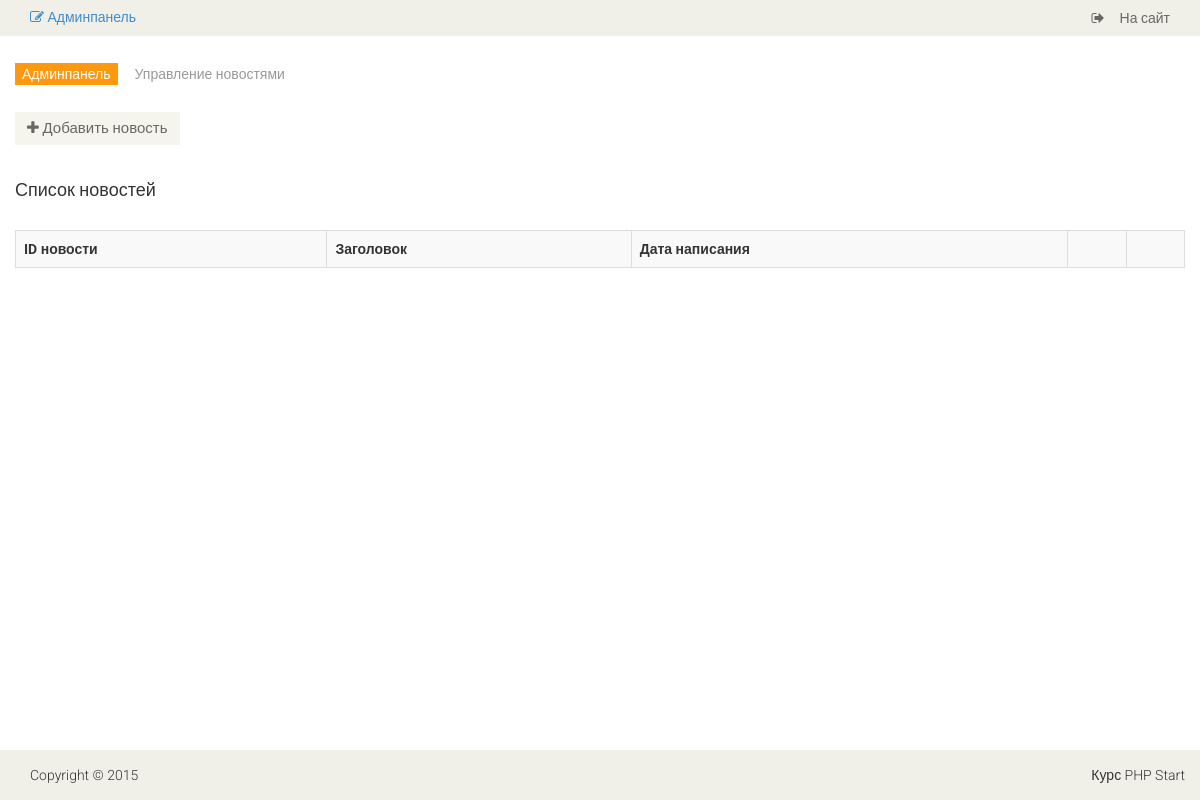
Page /admin/news (signed in) on the earlier database version.
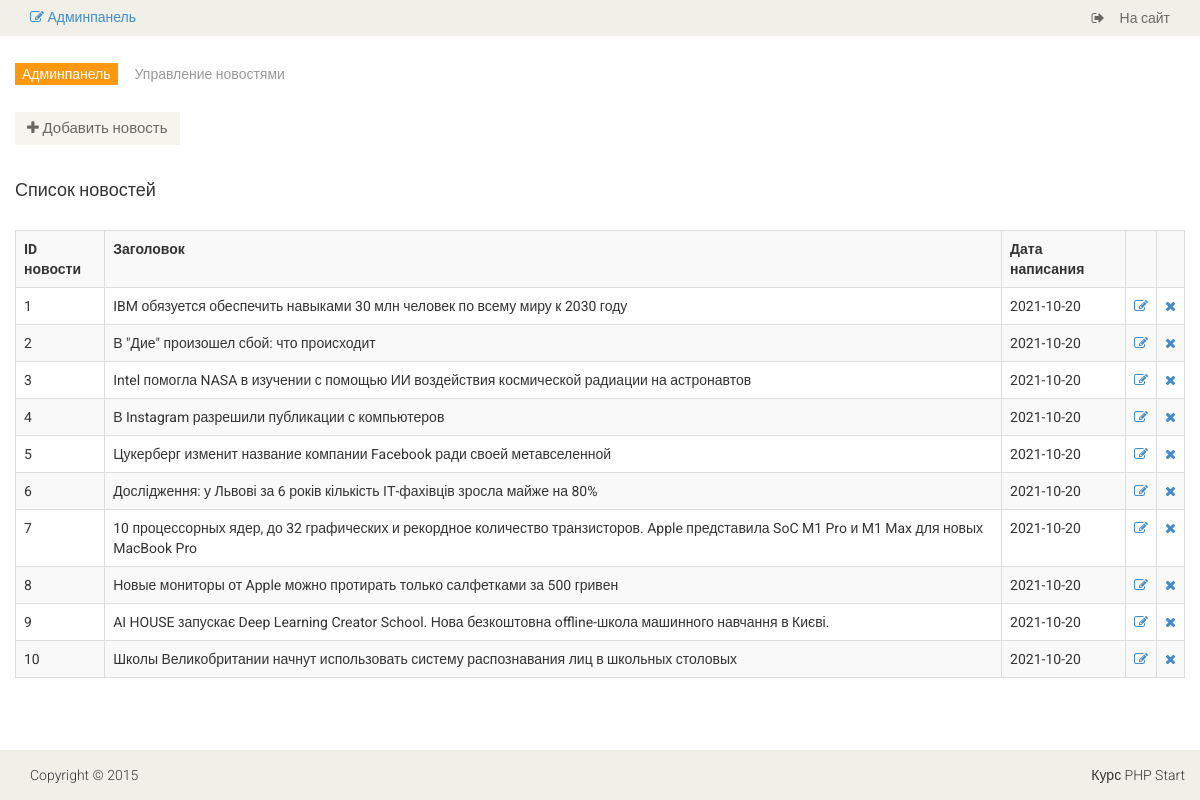
Same page on the later database version.
### tables this page shows
CREATE TABLE `news` (
  `id` int(11) NOT NULL,
  `title` varchar(255) DEFAULT NULL,
  `short_content` varchar(255) DEFAULT NULL,
  `img` text,
  `link` text,
  `content` text,
  `category_id` int(11) NOT NULL,
  `writing_date` date DEFAULT NULL,
  `is_new` int(11) NOT NULL,
  `is_recommended` int(11) NOT NULL,
  `status` int(3) DEFAULT NULL
);

### config/routes.php (called while the page is built)
<?php
return array(
    'product/([0-9]+)' => 'product/view/$1',
    'catalog' => 'catalog/index',
    'category/([0-9]+)/page-([0-9]+)' => 'catalog/category/$1/$2',
    'category/([0-9]+)' => 'catalog/category/$1',
    'cart/checkout' => 'cart/checkout',
    'cart/delete/([0-9]+)' => 'cart/delete/$1',
    'cart/add/([0-9]+)' => 'cart/add/$1',
    'cart/addAjax/([0-9]+)' => 'cart/addAjax/$1',
    'cart' => 'cart/index',
    'user/register' => 'user/register',
    'user/login' => 'user/login',
    'user/logout' => 'user/logout',
    'cabinet/edit' => 'cabinet/edit',
    'cabinet' => 'cabinet/index',
    'admin/product/create' => 'adminProduct/create',
    'admin/product/update/([0-9]+)' => 'adminProduct/update/$1',
    'admin/product/delete/([0-9]+)' => 'adminProduct/delete/$1',
    'admin/product' => 'adminProduct/index',
    'admin/category/create' => 'adminCategory/create',
    'admin/category/update/([0-9]+)' => 'adminCategory/update/$1',
    'admin/category/delete/([0-9]+)' => 'adminCategory/delete/$1',
    'admin/category' => 'adminCategory/index',
    'admin/order/update/([0-9]+)' => 'adminOrder/update/$1',
    'admin/order/delete/([0-9]+)' => 'adminOrder/delete/$1',
    'admin/order/view/([0-9]+)' => 'adminOrder/view/$1',
    'admin/order' => 'adminOrder/index',
    'admin/news/create' => 'adminNews/create',
    'admin/news/update/([0-9]+)' => 'adminNews/update/$1',
    'admin/news/delete/([0-9]+)' => 'adminNews/delete/$1',
    'admin/news' => 'adminNews/index',
    'admin' => 'admin/index',
    'contacts' => 'site/contact',
    'about' => 'site/about',
    'news/add/' => 'news/create',
    'news' => 'news/index',
    'parser' => 'parser/index',
    'index.php' => 'site/index',
    '' => 'site/index',
);

### controllers/AdminNewsController.php (called while the page is built, shortened)
<?php
class AdminNewsController extends AdminBase {
  public function actionIndex() {
      $newsList = News::getNewsList();
      require_once(ROOT . '/views/admin_news/index.php');
      return true;
  }
}

### index.php (called while the page is built, shortened)
<?php
$router = new Router();
$router->run();

### models/News.php (called while the page is built, shortened)
<?php
class News {
    public static function getNewsList($count = self::SHOW_BY_DEFAULT) {
        $db = Db::getConnection();
        $sql = 'SELECT id, title, writing_date  FROM news ORDER BY writing_date DESC LIMIT :count';
        $result = $db->prepare($sql);
        $result->bindParam(':count', $count, PDO::PARAM_INT);
        $result->setFetchMode(PDO::FETCH_ASSOC);
        $result->execute();
        $newsList = array();
        $i = 0;
        while($row = $result->fetch()) {
            $newsList[$i]['id'] = $row['id'];
            $newsList[$i]['title'] = $row['title'];
            $newsList[$i]['writing_date'] = $row['writing_date'];
            $i++;
        }
        return $newsList;
    }
}

### views/admin_news/index.php (the view)
<?php include ROOT . '/views/layouts/header_admin.php'; ?>
<section>
    <div class="container">
        <div class="row">
            <br/>
            <div class="breadcrumbs">
                <ol class="breadcrumb">
                    <li><a href="/admin">Админпанель</a></li>
                    <li class="active">Управление новостями</li>
                </ol>
            </div>
            <a href="/admin/news/create" class="btn btn-default back"><i class="fa fa-plus"></i> Добавить новость</a>
            <h4>Список новостей</h4>
            <br/>
            <table class="table-bordered table-striped table">
                <tr>
                    <th>ID новости</th>
                    <th>Заголовок</th>
                    <th>Дата написания</th>
                    <th></th>
                    <th></th>
                </tr>
                <?php foreach ($newsList as $news): ?>
                    <tr>
                        <td><?php echo $news['id']; ?></td>
                        <td><?php echo $news['title']; ?></td>
                        <td><?php echo $news['writing_date']; ?></td>
                        <td><a href="/admin/news/update/<?php echo $news['id']; ?>" title="Редактировать"><i class="fa fa-pencil-square-o"></i></a></td>
                        <td><a href="/admin/news/delete/<?php echo $news['id']; ?>" title="Удалить"><i class="fa fa-times"></i></a></td>
                    </tr>
                <?php endforeach; ?>
            </table>
        </div>
    </div>
</section>
<?php include ROOT . '/views/layouts/footer_admin.php'; ?>

### components/Router.php (shortened to what the changed rows need)
<?php
class Router {
    private $routes;
    public function __construct() {
        $routesPath = ROOT . '/config/routes.php';
        $this->routes = include($routesPath);
    }
    private function getURI() {
        if (!empty($_SERVER['REQUEST_URI'])) {
            return trim($_SERVER['REQUEST_URI'], '/');
        }
    }
    public function run() {
        $uri = $this->getURI();
        foreach ($this->routes as $uriPattern => $path) {
            if (preg_match("~$uriPattern~", $uri)) {
                $internalRoute = preg_replace("~$uriPattern~", $path, $uri);
                $segments = explode('/', $internalRoute);
                $controllerName = array_shift($segments) . 'Controller';
                $actionName = 'action' . ucfirst(array_shift($segments));
                $parameters = $segments;
                $controllerObject = new $controllerName;
                $result = call_user_func_array(array($controllerObject, $actionName), $parameters);
                if ($result != null) {
                    break;
                }
            }
        }
    }
}

### views/layouts/header_admin.php (shortened to what the changed rows need)
<!DOCTYPE html>
<html lang="en">
    <head>
        <link href="/template/css/bootstrap.min.css" rel="stylesheet">
        <link href="/template/css/font-awesome.min.css" rel="stylesheet">
        <link href="/template/css/prettyPhoto.css" rel="stylesheet">
        <link href="/template/css/price-range.css" rel="stylesheet">
        <link href="/template/css/animate.css" rel="stylesheet">
        <link href="/template/css/main.css" rel="stylesheet">
        <link href="/template/css/responsive.css" rel="stylesheet">
    </head>
    <body>
        <div class="page-wrapper">
            <header id="header">
                <div class="header_top">
                    <div class="container">
                        <div class="row">
                            <div class="col-sm-6">
                                <div class="contactinfo">
                                    <h5>
                                        <a href="/admin"><i class="fa fa-edit"></i> Админпанель</a>
                                    </h5>
                                </div>
                            </div>
                            <div class="col-sm-6">
                                <div class="social-icons pull-right">
                                    <ul class="nav navbar-nav">
                                        <li><a href="/"><i class="fa fa-sign-out"></i>На сайт</a></li>
                                    </ul>
                                </div>
                            </div>
                        </div>
                    </div>
                </div>

### views/layouts/footer_admin.php (shortened to what the changed rows need)
    <div class="page-buffer"></div>
</div>
<footer id="footer" class="page-footer">
    <div class="footer-bottom">
        <div class="container">
            <div class="row">
                <p class="pull-left">Copyright © 2015</p>
                <p class="pull-right">Курс PHP Start</p>
            </div>
        </div>
    </div>
</footer>
</body>
</html>

Differences in the rows shown:
added news: id "1", title "IBM обязуется обеспечить навыками 30 млн человек по всему миру к 2030 году", writing_date "2021-10-20"
added news: id "2", title "В \"Дие\" произошел сбой: что происходит", writing_date "2021-10-20"
added news: id "3", title "Intel помогла NASA в изучении с помощью ИИ воздействия космической радиации на астронавтов", writing_date "2021-10-20"
added news: id "4", title "В Instagram разрешили публикации с компьютеров", writing_date "2021-10-20"
added news: id "5", title "Цукерберг изменит название компании Facebook ради своей метавселенной", writing_date "2021-10-20"
added news: id "6", title "Дослідження: у Львові за 6 років кількість ІТ-фахівців зросла майже на 80%", writing_date "2021-10-20"
added news: id "7", title "10 процессорных ядер, до 32 графических и рекордное количество транзисторов. Apple представила SoC M1 Pro и M1 Max для новых MacBook Pro", writing_date "2021-10-20"
added news: id "8", title "Новые мониторы от Apple можно протирать только салфетками за 500 гривен", writing_date "2021-10-20"
added news: id "9", title "AI HOUSE запускає Deep Learning Creator School. Нова безкоштовна offline-школа машинного навчання в Києві.", writing_date "2021-10-20"
added news: id "10", title "Школы Великобритании начнут использовать систему распознавания лиц в школьных столовых", writing_date "2021-10-20"
